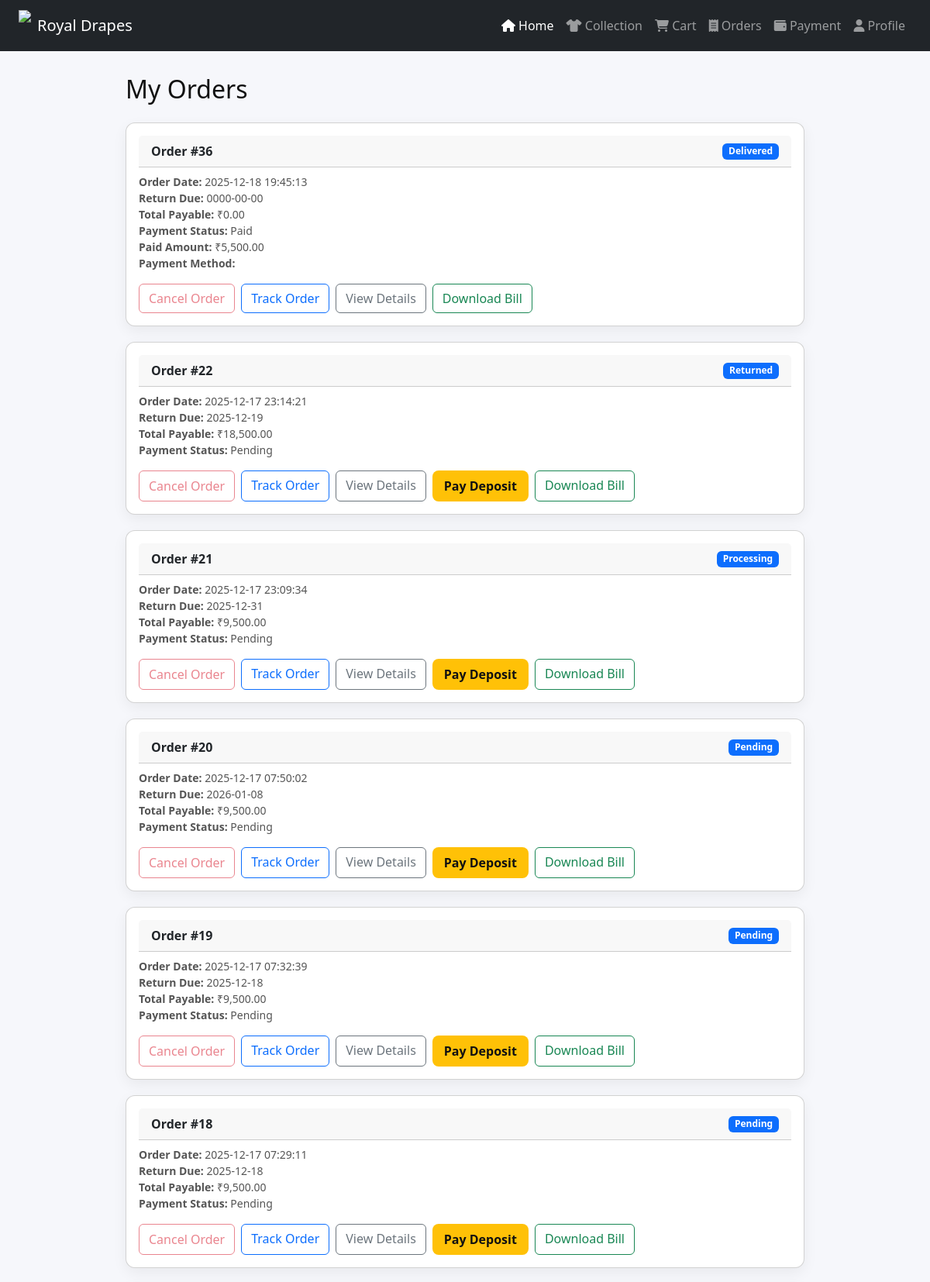
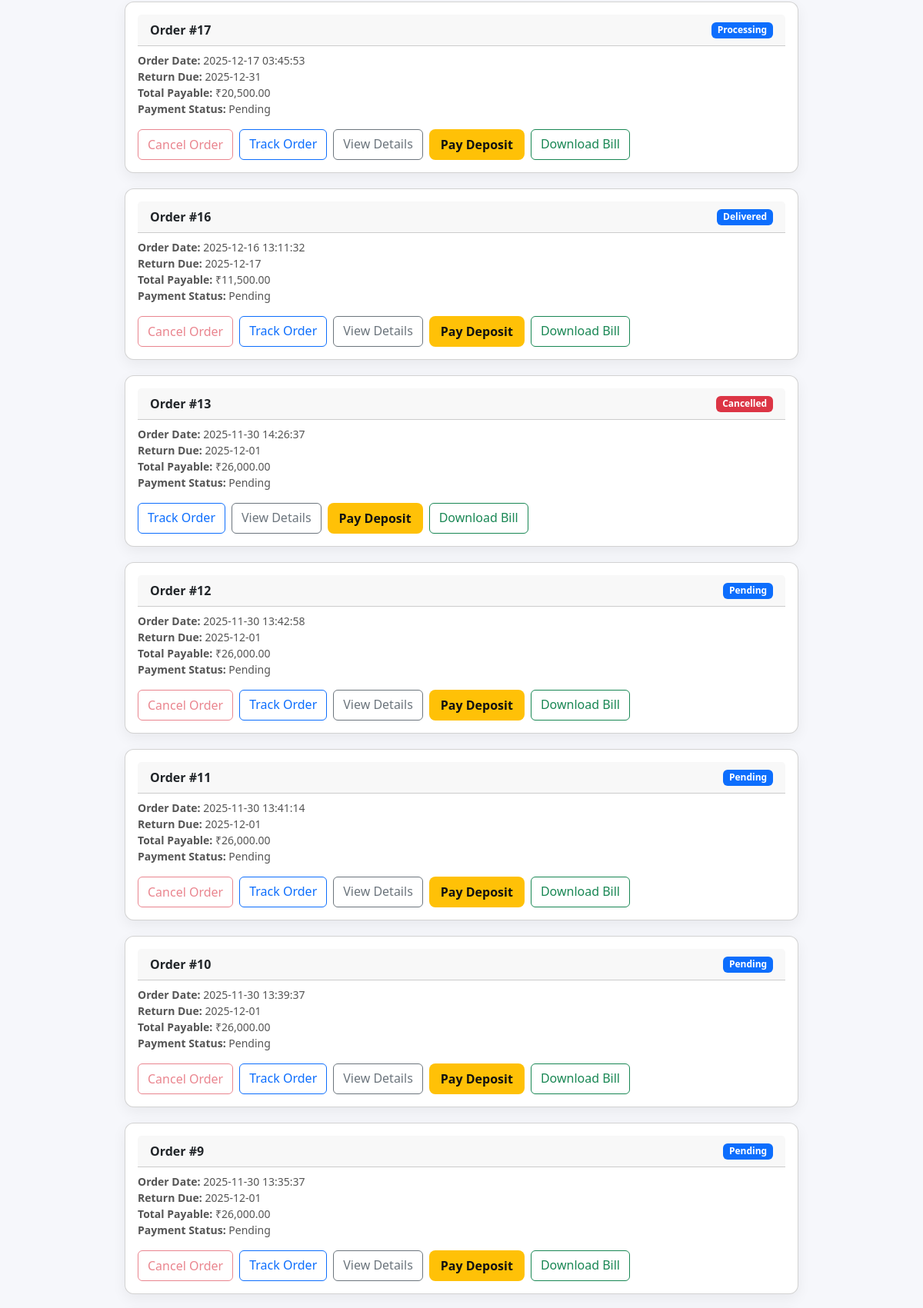
The page /order_details.php (signed in, upper part) on the database its author committed (2 pictures, top to bottom).
### tables this page shows
CREATE TABLE `orders` (
  `order_id` int(11) NOT NULL,
  `user_id` int(11) DEFAULT NULL,
  `order_date` timestamp NOT NULL DEFAULT current_timestamp(),
  `order_status` enum('pending','confirmed','processing','delivered','returned','cancelled') DEFAULT 'pending',
  `delivery_date` date DEFAULT NULL,
  `return_due_date` date DEFAULT NULL,
  `cancellation_deadline` timestamp NULL DEFAULT NULL,
  `total_rent_amount` decimal(10,2) DEFAULT NULL,
  `total_deposit` decimal(10,2) DEFAULT NULL,
  `advance_amount` decimal(10,2) DEFAULT NULL,
  `final_amount` decimal(10,2) DEFAULT NULL,
  `late_fee` decimal(10,2) DEFAULT 0.00,
  `damage_fee` decimal(10,2) DEFAULT 0.00,
  `refund_amount` decimal(10,2) DEFAULT 0.00,
  `total_amount_payable` decimal(10,2) DEFAULT NULL,
  `delivered_at` datetime DEFAULT NULL,
  `returned_at` datetime DEFAULT NULL,
  `final_payment_status` enum('pending','paid') DEFAULT 'pending',
  `is_overdue` tinyint(1) DEFAULT 0,
  `payment_status` enum('pending','paid') DEFAULT 'pending',
  `payment_method` varchar(20) DEFAULT NULL,
  `paid_amount` decimal(10,2) DEFAULT NULL,
  `paid_at` datetime DEFAULT NULL
);

### order_details.php (the view, shortened to what this page needs)
<?php
include "../includes/db.php";
$user_id = intval($_SESSION['user_id']);
$q = mysqli_query($conn, "SELECT * FROM orders WHERE user_id=$user_id ORDER BY order_date DESC");
?>
<!doctype html>
<html lang="en">
<head>
<link href="https://cdn.jsdelivr.net/npm/bootstrap@5.3.0/dist/css/bootstrap.min.css" rel="stylesheet">
<link rel="stylesheet" href="https://cdnjs.cloudflare.com/ajax/libs/font-awesome/6.5.0/css/all.min.css">
<link href="https://cdn.jsdelivr.net/npm/bootstrap-icons@1.11.3/font/bootstrap-icons.css" rel="stylesheet">
</head>
<body>
<nav class="navbar navbar-expand-lg navbar-dark bg-dark px-4 mb-4">
  <a class="navbar-brand d-flex align-items-center" href="index.php">
    <img src="../assets/logo.jpeg" height="40" class="me-2"> Royal Drapes
  </a>
  <div class="collapse navbar-collapse">
    <ul class="navbar-nav ms-auto">
      <li class="nav-item"><a class="nav-link active" href="index.php"><i class="fa-solid fa-house"></i> Home</a></li>
      <li class="nav-item"><a class="nav-link" href="collection.php"><i class="fa-solid fa-shirt"></i> Collection</a></li>
      <li class="nav-item"><a class="nav-link" href="cart.php"><i class="fa-solid fa-cart-shopping"></i> Cart</a></li>
      <li class="nav-item"><a class="nav-link" href="order_details.php"><i class="fa-solid fa-receipt"></i> Orders</a></li>
      <li class="nav-item"><a class="nav-link" href="payment_history.php"><i class="fa-solid fa-wallet"></i> Payment</a></li>
      <li class="nav-item"><a class="nav-link" href="profile.php"><i class="fa-solid fa-user"></i> Profile</a></li>
    </ul>
  </div>
</nav>
<div class="container">
  <h2 class="mb-4">My Orders</h2>
  <?php while($o=mysqli_fetch_assoc($q)):
        $order_time = strtotime($o['order_date']);
        $now = time();
        $cancelable_seconds = max(0, 5*3600 - ($now - $order_time));
        $cancelable = $cancelable_seconds > 0 && $o['order_status']!=='cancelled';
  ?>
  <div class="card p-3">
    <div class="card-header">
      <span>Order #<?= $o['order_id'] ?></span>
      <span class="badge bg-<?= ($o['order_status']=='cancelled')?'danger':'primary' ?>"><?= htmlspecialchars(ucfirst($o['order_status'])) ?></span>
    </div>
    <div class="order-info mt-2">
      <div><strong>Order Date:</strong> <?= htmlspecialchars($o['order_date']) ?></div>
      <div><strong>Return Due:</strong> <?= htmlspecialchars($o['return_due_date']) ?></div>
      <div><strong>Total Payable:</strong> ₹<?= number_format($o['total_amount_payable'],2) ?></div>
      <div><strong>Payment Status:</strong> <?= ucfirst($o['payment_status']) ?></div>
      <?php if($o['payment_status']=='paid'): ?>
        <div><strong>Paid Amount:</strong> ₹<?= number_format($o['paid_amount'],2) ?></div>
        <div><strong>Payment Method:</strong> <?= ucfirst($o['payment_method']) ?></div>
      <?php endif; ?>
    </div>
    <div class="mt-3 d-flex gap-2 flex-wrap">
      <?php if($o['order_status']!=='cancelled'): ?>
        <button class="btn btn-outline-danger btn-cancel" data-id="<?= $o['order_id'] ?>" <?= !$cancelable?'disabled':'' ?>>Cancel Order</button>
      <?php endif; ?>
      <a href="track_order.php?order_id=<?= $o['order_id'] ?>" class="btn btn-outline-primary">Track Order</a>
      <a href="order_view.php?order_id=<?= $o['order_id'] ?>" class="btn btn-outline-secondary">View Details</a>
      <?php if($o['payment_status']=='pending'): ?>
        <a href="payment.php?order_id=<?= $o['order_id'] ?>" class="btn btn-pay">Pay Deposit</a>
      <?php endif; ?>
      <a href="return_invoice.php?order_id=<?= $o['order_id'] ?>"
         class="btn btn-outline-success download-bill"
         data-status="<?= $o['order_status'] ?>">Download Bill</a>
    </div>
  </div>
  <?php endwhile; ?>
</div>
</body>
</html>

### order_details.php (style rules this page uses)
body { font-family: 'Poppins', sans-serif; background:#f4f4f4; color:#111; }
.container { max-width:900px; margin:30px auto; }
.card { border-radius:12px; box-shadow:0 4px 15px rgba(0,0,0,0.1); margin-bottom:20px; }
.card-header { font-weight:700; display:flex; justify-content:space-between; align-items:center; }
.btn-cancel:disabled { opacity:0.6; cursor:not-allowed; }
.order-info { font-size:14px; margin-top:6px; color:#555; }
.btn-pay { background:#ffc107; border:none; border-radius:8px; padding:8px 15px; color:#111; font-weight:600; }
:root { --black:#0D0D0D; --dark:#1A1A1A; --gold:#D4AF37; --gold-soft:#EBD295; --white:#FFFFFF; --gray:#7E7E7E; --bg:#F4F4F4; --shadow:rgba(0,0,0,0.15); }
* { box-sizing:border-box;margin:0;padding:0; }
body { font-family:'Poppins',sans-serif;background:var(--bg);color:var(--dark); }
:root { --bg:#f6f7fb;--card:#ffffff;--accent:#111827;--muted:#6b7280;--primary:#111; }
body { font-family:'Poppins',system-ui,Segoe UI,Roboto,Arial; background:var(--bg); color:#111; margin:0; }
.card { background:var(--card);border-radius:12px;overflow:hidden;box-shadow:0 6px 18px rgba(12,13,14,0.06);transition:transform .18s ease, box-shadow .18s ease;display:flex;flex-direction:column; }

### rows shown on the page
orders: order_id "36", order_status "Delivered", order_date "2025-12-18 19:45:13", return_due_date "0000-00-00", total_amount_payable "0.00", payment_status "Paid", paid_amount "5,500.00"
orders: order_id "22", order_status "Returned", order_date "2025-12-17 23:14:21", return_due_date "2025-12-19", total_amount_payable "18,500.00", payment_status "Pending"
orders: order_id "21", order_status "Processing", order_date "2025-12-17 23:09:34", return_due_date "2025-12-31", total_amount_payable "9,500.00", payment_status "Pending"
orders: order_id "20", order_status "Pending", order_date "2025-12-17 07:50:02", return_due_date "2026-01-08", total_amount_payable "9,500.00", payment_status "Pending"
orders: order_id "19", order_status "Pending", order_date "2025-12-17 07:32:39", return_due_date "2025-12-18", total_amount_payable "9,500.00", payment_status "Pending"
orders: order_id "18", order_status "Pending", order_date "2025-12-17 07:29:11", return_due_date "2025-12-18", total_amount_payable "9,500.00", payment_status "Pending"
orders: order_id "17", order_status "Processing", order_date "2025-12-17 03:45:53", return_due_date "2025-12-31", total_amount_payable "20,500.00", payment_status "Pending"
orders: order_id "16", order_status "Delivered", order_date "2025-12-16 13:11:32", return_due_date "2025-12-17", total_amount_payable "11,500.00", payment_status "Pending"
orders: order_id "13", order_status "Cancelled", order_date "2025-11-30 14:26:37", return_due_date "2025-12-01", total_amount_payable "26,000.00", payment_status "Pending"
orders: order_id "12", order_status "Pending", order_date "2025-11-30 13:42:58", return_due_date "2025-12-01", total_amount_payable "26,000.00", payment_status "Pending"
orders: order_id "11", order_status "Pending", order_date "2025-11-30 13:41:14", return_due_date "2025-12-01", total_amount_payable "26,000.00", payment_status "Pending"
orders: order_id "10", order_status "Pending", order_date "2025-11-30 13:39:37", return_due_date "2025-12-01", total_amount_payable "26,000.00", payment_status "Pending"
orders: order_id "9", order_status "Pending", order_date "2025-11-30 13:35:37", return_due_date "2025-12-01", total_amount_payable "26,000.00", payment_status "Pending"
